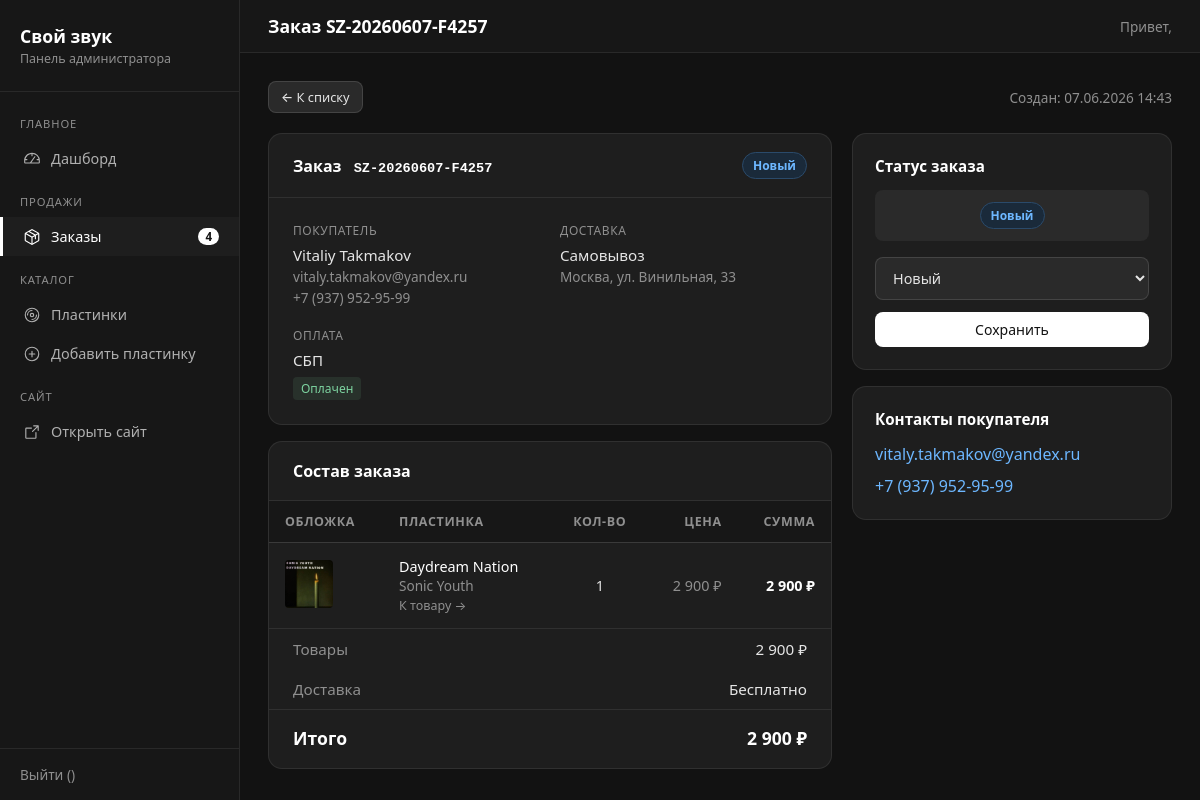
The page /admin/orders/view.php?id=7 (signed in) on the database as committed earlier.
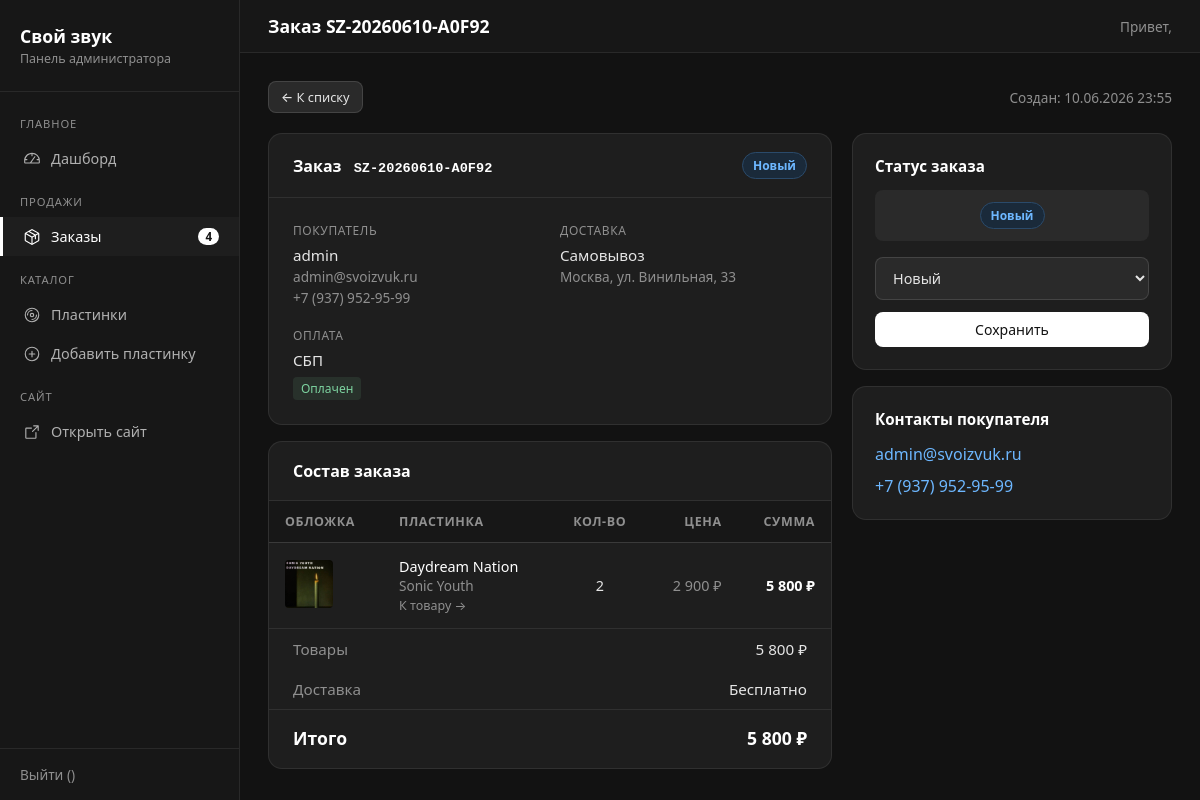
The same page on the database as committed later.
### tables this page shows
CREATE TABLE `orders` (
  `order_id` int NOT NULL AUTO_INCREMENT,
  `order_number` varchar(40) NOT NULL,
  `user_id` int DEFAULT NULL,
  `customer_name` varchar(150) NOT NULL,
  `customer_email` varchar(255) NOT NULL,
  `customer_phone` varchar(40) NOT NULL,
  `delivery_method` enum('courier','post','pickup') NOT NULL DEFAULT 'courier',
  `delivery_city` varchar(150) DEFAULT NULL,
  `delivery_zip` varchar(20) DEFAULT NULL,
  `delivery_address` varchar(500) DEFAULT NULL,
  `delivery_cost` decimal(10,2) NOT NULL DEFAULT '0.00',
  `comment` text,
  `payment_method` enum('card','sbp','cash') NOT NULL DEFAULT 'card',
  `payment_card_last4` varchar(4) DEFAULT NULL,
  `payment_status` enum('pending','paid','failed') NOT NULL DEFAULT 'pending',
  `subtotal` decimal(10,2) NOT NULL DEFAULT '0.00',
  `total` decimal(10,2) NOT NULL DEFAULT '0.00',
  `status` enum('new','processing','shipped','delivered','cancelled') NOT NULL DEFAULT 'new',
  `created_at` datetime NOT NULL DEFAULT CURRENT_TIMESTAMP,
  `updated_at` datetime NOT NULL DEFAULT CURRENT_TIMESTAMP ON UPDATE CURRENT_TIMESTAMP,
  PRIMARY KEY (`order_id`),
  UNIQUE KEY `order_number` (`order_number`),
  KEY `idx_orders_status` (`status`),
  KEY `idx_orders_created` (`created_at`),
  KEY `idx_orders_user` (`user_id`)
);

CREATE TABLE `order_items` (
  `item_id` int NOT NULL AUTO_INCREMENT,
  `order_id` int NOT NULL,
  `product_id` int DEFAULT NULL,
  `title` varchar(255) NOT NULL,
  `artist` varchar(255) NOT NULL,
  `image_url` varchar(500) DEFAULT NULL,
  `price` decimal(10,2) NOT NULL,
  `quantity` int NOT NULL DEFAULT '1',
  `subtotal` decimal(10,2) NOT NULL,
  PRIMARY KEY (`item_id`),
  KEY `idx_items_order` (`order_id`),
  CONSTRAINT `order_items_ibfk_1` FOREIGN KEY (`order_id`) REFERENCES `orders` (`order_id`) ON DELETE CASCADE
);

### admin/orders/view.php (the view, shortened to what the changed rows need)
<?php
$link = get_db();
$order_id = (int)($_GET['id'] ?? 0);
$status_labels = [
    'new'        => 'Новый',
    'processing' => 'В обработке',
    'shipped'    => 'Отправлен',
    'delivered'  => 'Доставлен',
    'cancelled'  => 'Отменён',
];
$payment_labels = [
    'pending' => 'Ожидает',
    'paid'    => 'Оплачен',
    'failed'  => 'Ошибка',
];
$method_labels = [
    'card' => 'Банковская карта',
    'sbp'  => 'СБП',
    'cash' => 'При получении',
];
$delivery_labels = [
    'courier' => 'Курьером',
    'post'    => 'Почта России',
    'pickup'  => 'Самовывоз',
];
$stmt = mysqli_prepare($link, "SELECT * FROM orders WHERE order_id = ?");
mysqli_stmt_bind_param($stmt, 'i', $order_id);
mysqli_stmt_execute($stmt);
$order = mysqli_fetch_assoc(mysqli_stmt_get_result($stmt));
$stmt = mysqli_prepare($link, "SELECT * FROM order_items WHERE order_id = ? ORDER BY item_id");
mysqli_stmt_bind_param($stmt, 'i', $order_id);
mysqli_stmt_execute($stmt);
$items = mysqli_fetch_all(mysqli_stmt_get_result($stmt), MYSQLI_ASSOC);
$page_title   = 'Заказ ' . $order['order_number'];
require_once __DIR__ . '/../includes/header.php';
?>
<div class="card-header card-header-plain">
    <div class="u-row">
        <span class="u-muted u-sm">
            Создан: <?= date('d.m.Y H:i', strtotime($order['created_at'])) ?>
        </span>
    </div>
</div>
<div class="order-grid">
    <div class="u-col">
        <div class="card">
            <div class="card-header">
                <h3>
                    Заказ
                    <span class="u-mono u-white" style="margin-left:8px;">
                        <?= htmlspecialchars($order['order_number']) ?>
                    </span>
                </h3>
                <span class="badge badge-status badge-status-<?= htmlspecialchars($order['status']) ?>">
                    <?= htmlspecialchars($status_labels[$order['status']] ?? $order['status']) ?>
                </span>
            </div>
            <div class="order-info-grid">
                <div>
                    <div class="label">Покупатель</div>
                    <div class="value"><?= htmlspecialchars($order['customer_name']) ?></div>
                    <div class="muted"><?= htmlspecialchars($order['customer_email']) ?></div>
                    <div class="muted"><?= htmlspecialchars($order['customer_phone']) ?></div>
                </div>
                <div>
                    <div class="label">Доставка</div>
                    <div class="value"><?= htmlspecialchars($delivery_labels[$order['delivery_method']] ?? '—') ?></div>
                    <?php if ($order['delivery_method'] !== 'pickup'): ?>
                        <div class="muted">
                            <?= htmlspecialchars(trim(
                                ($order['delivery_zip'] ? $order['delivery_zip'] . ', ' : '') .
                                ($order['delivery_city'] ?? '') . ', ' .
                                ($order['delivery_address'] ?? ''),
                                ', '
                            )) ?>
                        </div>
                    <?php else: ?>
                        <div class="muted">Москва, ул. Винильная, 33</div>
                    <?php endif; ?>
                </div>
                <div>
                    <div class="label">Оплата</div>
                    <div class="value"><?= htmlspecialchars($method_labels[$order['payment_method']] ?? '—') ?></div>
                    <div style="margin-top:6px;">
                        <span class="badge badge-pay-<?= htmlspecialchars($order['payment_status']) ?>">
                            <?= htmlspecialchars($payment_labels[$order['payment_status']] ?? $order['payment_status']) ?>
                        </span>
                    </div>
                </div>
            </div>
        </div>
        <div class="card">
            <table>
                <thead>
                    <tr>
                        <th>Обложка</th>
                        <th>Пластинка</th>
                        <th class="u-center">Кол-во</th>
                        <th class="u-right">Цена</th>
                        <th class="u-right">Сумма</th>
                    </tr>
                </thead>
                <tbody>
                    <?php foreach ($items as $it): ?>
                        <tr>
                            <td>
                                <?php if ($it['image_url']): ?>
                                    <img src="<?= htmlspecialchars($it['image_url']) ?>" class="product-img" alt="">
                                <?php else: ?>
                                    <div class="thumb-ph"></div>
                                <?php endif; ?>
                            </td>
                            <td>
                                <div class="u-white"><?= htmlspecialchars($it['title']) ?></div>
                                <div class="u-muted u-sm"><?= htmlspecialchars($it['artist']) ?></div>
                                <?php if (!empty($it['product_id'])): ?>
                                    <a href="/admin/products/edit.php?id=<?= (int)$it['product_id'] ?>"
                                       class="link-muted u-xs">
                                        К товару →
                                    </a>
                                <?php endif; ?>
                            </td>
                            <td class="u-center"><?= (int)$it['quantity'] ?></td>
                            <td class="u-right u-muted">
                                <?= number_format($it['price'], 0, '', ' ') ?> ₽
                            </td>
                            <td class="u-right u-strong">
                                <?= number_format($it['subtotal'], 0, '', ' ') ?> ₽
                            </td>
                        </tr>
                    <?php endforeach; ?>
                </tbody>
            </table>
            <div class="u-bt">
                <div class="order-totals-row">
                    <span class="u-muted">Товары</span>
                    <span><?= number_format($order['subtotal'], 0, '', ' ') ?> ₽</span>
                </div>
                <div class="order-totals-row grand">
                    <span>Итого</span>
                    <span><?= number_format($order['total'], 0, '', ' ') ?> ₽</span>
                </div>
            </div>
        </div>
    </div>
    <aside class="u-col">
        <div class="status-form">
            <div class="status-current">
                <span class="badge badge-status badge-status-<?= htmlspecialchars($order['status']) ?>">
                    <?= htmlspecialchars($status_labels[$order['status']] ?? $order['status']) ?>
                </span>
            </div>
            <form method="POST">
                <select name="status">
                    <?php foreach ($status_labels as $k => $v): ?>
                        <option value="<?= $k ?>" <?= $order['status'] === $k ? 'selected' : '' ?>>
                            <?= $v ?>
                        </option>
                    <?php endforeach; ?>
                </select>
                <button type="submit" name="update_status" class="btn btn-primary">
                    Сохранить
                </button>
            </form>
        </div>
        <div class="status-form">
            <div style="margin-bottom:10px;">
                <a href="mailto:<?= htmlspecialchars($order['customer_email']) ?>"
                   class="link-accent">
                    <?= htmlspecialchars($order['customer_email']) ?>
                </a>
            </div>
            <div>
                <a href="tel:<?= htmlspecialchars(preg_replace('/\s/', '', $order['customer_phone'])) ?>"
                   class="link-accent">
                    <?= htmlspecialchars($order['customer_phone']) ?>
                </a>
            </div>
        </div>
    </aside>
</div>
<?php require_once __DIR__ . '/../includes/footer.php'; ?>

### admin/includes/header.php (shortened to what the changed rows need)
<!DOCTYPE html>
<html lang="ru">
<head>
    <link rel="stylesheet" href="/admin/includes/admin.css?v=4">
</head>
<body>
<div class="admin-layout">
    <aside class="sidebar">
        <div class="sidebar-header">
            <h2>Свой звук</h2>
        </div>
    </aside>
    <div class="main-content">
        <div class="topbar">
            <div class="topbar-title"><?= htmlspecialchars($page_title ?? 'Панель управления') ?></div>
            <div class="topbar-user">Привет, <?= htmlspecialchars($_SESSION['admin_name'] ?? '') ?></div>
        </div>
        <div class="content">

Rows that differ between the two databases and show on the page:
changed orders "Самовывоз": order_number "Заказ SZ-20260607-F4257" → "Заказ SZ-20260610-A0F92"; created_at "07.06.2026 14:43" → "10.06.2026 23:55"; order_number "SZ-20260607-F4257" → "SZ-20260610-A0F92"; customer_name "Vitaliy Takmakov" → "admin"; customer_email "vitaly.takmakov@yandex.ru" → "admin@svoizvuk.ru"; subtotal "2 900" → "5 800"; total "2 900" → "5 800"
changed order_items "Daydream Nation": quantity "1" → "2"; subtotal "2 900" → "5 800"
